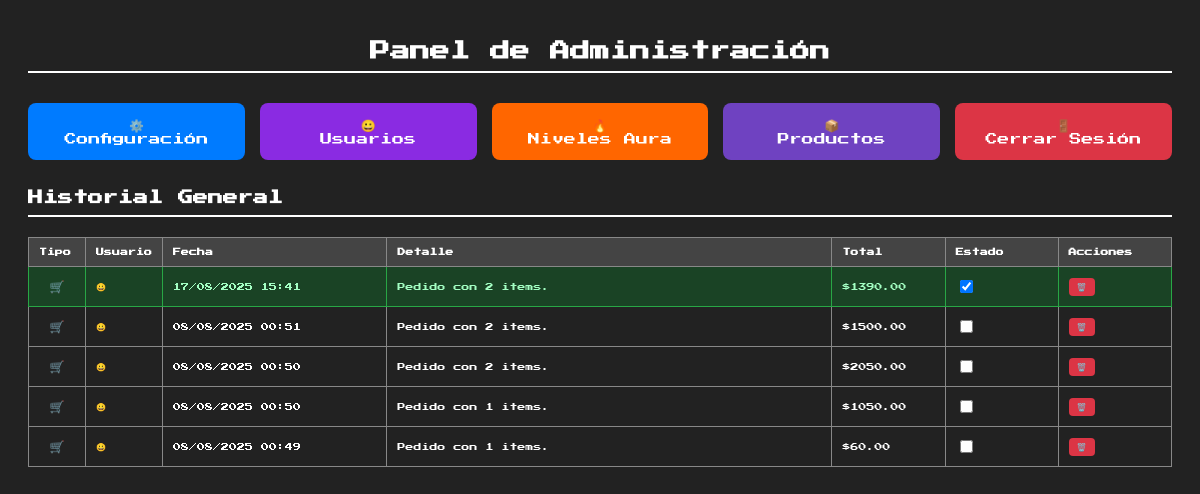
/admin (signed in), run on the app's committed database.
### app.py (models this page shows)
class Order(db.Model):
    id = db.Column(db.String(100), primary_key=True)
    user_emoji = db.Column(db.String(10), db.ForeignKey('user.emoji'))
    timestamp = db.Column(db.String(100))
    detalle = db.Column(JSON)
    detalle_completo = db.Column(JSON)
    total = db.Column(db.Float)
    aura_ganada = db.Column(db.Integer)
    aura_potencial = db.Column(db.Integer)
    aura_otorgada = db.Column(db.Integer)
    delivery_info = db.Column(JSON)
    completado = db.Column(db.Boolean, default=False)
    whatsapp_usado = db.Column(JSON)
    def to_dict(self):
        return {c.name: getattr(self, c.name) for c in self.__table__.columns}

### app.py (the view, shortened to what this page needs)
@app.route("/admin")
def admin():
    if not session.get("logged_in"):
        return redirect(url_for("login"))
    historial = []
    orders = Order.query.order_by(Order.timestamp.desc()).all()
    for order in orders:
        try:
            timestamp = datetime.fromisoformat(str(order.timestamp))
        except (ValueError, TypeError):
            timestamp = datetime.now()
        historial.append({
            "id": order.id,
            "type": "pedido",
            "user_emoji": order.user_emoji,
            "timestamp_obj": timestamp,
            "timestamp_str": timestamp.strftime("%d/%m/%Y %H:%M"),
            "details": f"Pedido con {len(order.detalle or [])} items.",
            "total": order.total,
            "status": order.completado,
            "data": order.to_dict()
        })
    users = User.query.all()
    for user in users:
        pending_rewards = check_pending_rewards(user.emoji)
    historial.sort(key=lambda x: x['timestamp_obj'], reverse=True)
    return render_template("admin.html", historial=historial)

### app.py (called while the page is built)
def get_aura_levels():
    levels_db = AuraLevel.query.order_by(AuraLevel.level).all()
    if not levels_db:
        return [] # Should be populated by migration script
    levels = []
    for level in levels_db:
        level_dict = level.to_dict()
        if level_dict.get("points_needed") == "negative_infinity":
            level_dict["points_needed"] = -float('inf')
        levels.append(level_dict)
    return levels

    def to_dict(self):
        d = {c.name: getattr(self, c.name) for c in self.__table__.columns}
        if d.get('points_needed') == -float('inf'):
             d['points_needed'] = "-Infinity"
        return d

### templates/admin.html (shortened to what this page needs)
<!DOCTYPE html>
<html lang="es">
<head>
</head>
<body>
    <h1 style="text-align: center; margin-bottom: 30px;">Panel de Administración</h1>
    <div class="admin-menu">
        <a href="{{ url_for('admin_configuracion') }}" class="admin-menu-button btn-config">
            ⚙️<br>Configuración
        </a>
        <a href="{{ url_for('admin_emojis') }}" class="admin-menu-button btn-emojis">
            😀<br>Usuarios
        </a>
        <a href="{{ url_for('admin_aura_levels') }}" class="admin-menu-button btn-aura">
            🔥<br>Niveles Aura
        </a>
        <a href="{{ url_for('admin_productos') }}" class="admin-menu-button btn-productos">
            📦<br>Productos
        </a>
        <a href="{{ url_for('logout') }}" class="admin-menu-button btn-logout">
            🚪<br>Cerrar Sesión
        </a>
    </div>
    <h2>Historial General</h2>
    {% if not historial %}
        <p>No hay pedidos ni recompensas pendientes.</p>
    {% else %}
        <table>
            <thead>
                <tr>
                    <th style="width: 5%;">Tipo</th>
                    <th style="width: 5%;">Usuario</th>
                    <th style="width: 20%;">Fecha</th>
                    <th style="width: 40%;">Detalle</th>
                    <th style="width: 10%;">Total</th>
                    <th style="width: 10%;">Estado</th>
                    <th style="width: 10%;">Acciones</th>
                </tr>
            </thead>
            <tbody>
                {% for item in historial %}
                <tr id="item-{{ item.id }}" class="
                    {% if item.status %}item-completado{% endif %}
                    {% if item.type == 'recompensa' %}item-recompensa{% endif %}">
                    <td class="item-type-icon">
                        {% if item.type == 'pedido' %}🛒
                        {% else %}🎁
                        {% endif %}
                    </td>
                    <td>{{ item.user_emoji }}</td>
                    <td>{{ item.timestamp_str }}</td>
                    <td>{{ item.details }}</td>
                    <td>
                        {% if item.type == 'pedido' %}
                            ${{ "%.2f"|format(item.total) }}
                        {% else %}
                            --
                        {% endif %}
                    </td>
                    <td>
                        {% if item.type == 'pedido' %}
                            <form action="{{ url_for('admin_completar_pedido', pedido_id=item.id) }}" method="POST" style="margin:0;">
                                <input type="checkbox" onchange="this.form.submit()" {% if item.status %}checked{% endif %} title="Marcar pedido como completado/pendiente">
                            </form>
                        {% else %}
                             <input type="checkbox" onchange="processReward('{{ item.data.user_emoji }}', {{ item.data.level }}, 'confirm')" title="Confirmar entrega de recompensa">
                        {% endif %}
                    </td>
                    <td>
                        {% if item.type == 'pedido' %}
                            <form action="{{ url_for('admin_delete_order', pedido_id=item.id) }}" method="POST" style="margin:0;" onsubmit="return confirm('¿Estás seguro de eliminar este pedido?')">
                                <button type="submit" class="btn btn-delete" style="font-size: 8px; padding: 4px 8px;">🗑️</button>
                            </form>
                        {% else %}
                            <button class="btn btn-delete" style="font-size: 8px; padding: 4px 8px;" onclick="processReward('{{ item.data.user_emoji }}', {{ item.data.level }}, 'reject')" title="Rechazar recompensa">
                                🗑️
                            </button>
                        {% endif %}
                    </td>
                </tr>
                {% endfor %}
            </tbody>
        </table>
    {% endif %}
</body>
</html>

### templates/admin.html (style rules this page uses)
body { font-family: 'Press Start 2P', cursive; background-color: #222; color: #fff; padding: 20px; font-size: 10px; }
h1, h2 { border-bottom: 2px solid #fff; padding-bottom: 10px; }
table { width: 100%; border-collapse: collapse; margin-top: 20px; font-size: 0.8em; }
th, td { border: 1px solid #888; padding: 10px; text-align: left; vertical-align: middle; }
th { background-color: #444; }
.btn { font-family: inherit; font-size: 0.8em; padding: 8px 12px; border: none; cursor: pointer; text-decoration: none; display: inline-block; border-radius: 4px; }
.item-completado { background-color: #1a4325; color: #a3ffc3; }
.item-completado td { border-color: #28a745; }
.btn-delete { background-color: #dc3545; color: white; }
.item-type-icon { font-size: 1.5em; text-align: center; }
.admin-menu { display: grid; grid-template-columns: repeat(auto-fit, minmax(200px, 1fr)); gap: 15px; margin-bottom: 30px; }
.admin-menu-button { color: white !important; padding: 15px; text-decoration: none; border-radius: 8px; text-align: center; font-size: 12px; transition: all 0.3s; display: block; }
.btn-config { background-color: #007bff; }
.btn-emojis { background-color: #8a2be2; }
.btn-aura { background-color: #ff6600; }
.btn-productos { background-color: #6f42c1; }
.btn-logout { background-color: #dc3545; }

### data on the page
Order: user_emoji "😀", timestamp_str "17/08/2025 15:41", details "Pedido con 2 items.", total "1390.00"
Order: user_emoji "😀", timestamp_str "08/08/2025 00:51", details "Pedido con 2 items.", total "1500.00"
Order: user_emoji "😀", timestamp_str "08/08/2025 00:50", details "Pedido con 2 items.", total "2050.00"
Order: user_emoji "😀", timestamp_str "08/08/2025 00:50", details "Pedido con 1 items.", total "1050.00"
Order: user_emoji "😀", timestamp_str "08/08/2025 00:49", details "Pedido con 1 items.", total "60.00"
